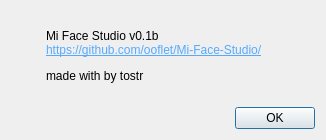
<?xml version="1.0" encoding="UTF-8"?>
<ui version="4.0">
 <class>Dialog</class>
 <widget class="QDialog" name="Dialog">
  <property name="enabled">
   <bool>true</bool>
  </property>
  <property name="geometry">
   <rect>
    <x>0</x>
    <y>0</y>
    <width>326</width>
    <height>140</height>
   </rect>
  </property>
  <property name="sizePolicy">
   <sizepolicy hsizetype="Fixed" vsizetype="Fixed">
    <horstretch>0</horstretch>
    <verstretch>0</verstretch>
   </sizepolicy>
  </property>
  <property name="minimumSize">
   <size>
    <width>326</width>
    <height>140</height>
   </size>
  </property>
  <property name="maximumSize">
   <size>
    <width>326</width>
    <height>140</height>
   </size>
  </property>
  <property name="windowTitle">
   <string>About</string>
  </property>
  <layout class="QVBoxLayout" name="verticalLayout">
   <item>
    <widget class="QFrame" name="frame">
     <property name="frameShape">
      <enum>QFrame::NoFrame</enum>
     </property>
     <property name="frameShadow">
      <enum>QFrame::Raised</enum>
     </property>
     <layout class="QGridLayout" name="gridLayout">
      <item row="3" column="1">
       <spacer name="verticalSpacer_2">
        <property name="orientation">
         <enum>Qt::Vertical</enum>
        </property>
        <property name="sizeHint" stdset="0">
         <size>
          <width>20</width>
          <height>40</height>
         </size>
        </property>
       </spacer>
      </item>
      <item row="1" column="3">
       <spacer name="horizontalSpacer">
        <property name="orientation">
         <enum>Qt::Horizontal</enum>
        </property>
        <property name="sizeHint" stdset="0">
         <size>
          <width>40</width>
          <height>20</height>
         </size>
        </property>
       </spacer>
      </item>
      <item row="1" column="2">
       <widget class="QLabel" name="label_2">
        <property name="text">
         <string>&lt;html&gt;&lt;head/&gt;&lt;body&gt;&lt;p&gt;Mi Face Studio v0.1b&lt;br/&gt;&lt;a href=&quot;\&amp;quot;\&amp;quot;&quot;&gt;&lt;span style=&quot; text-decoration: underline; color:#55aaff;&quot;&gt;https://github.com/ooflet/Mi-Face-Studio/&lt;/span&gt;&lt;/a&gt;&lt;/p&gt;&lt;p&gt;made with &lt;img src=&quot;:/Dark/heart.png&quot;/&gt; by tostr&lt;/p&gt;&lt;/body&gt;&lt;/html&gt;</string>
        </property>
        <property name="openExternalLinks">
         <bool>true</bool>
        </property>
       </widget>
      </item>
      <item row="0" column="1">
       <spacer name="verticalSpacer">
        <property name="orientation">
         <enum>Qt::Vertical</enum>
        </property>
        <property name="sizeHint" stdset="0">
         <size>
          <width>20</width>
          <height>40</height>
         </size>
        </property>
       </spacer>
      </item>
      <item row="1" column="1">
       <widget class="QLabel" name="label">
        <property name="sizePolicy">
         <sizepolicy hsizetype="Minimum" vsizetype="Preferred">
          <horstretch>0</horstretch>
          <verstretch>0</verstretch>
         </sizepolicy>
        </property>
        <property name="text">
         <string>&lt;html&gt;&lt;head/&gt;&lt;body&gt;&lt;p&gt;&lt;img src=&quot;:/Images/MiFaceStudio48x48.png&quot;/&gt;&lt;/p&gt;&lt;/body&gt;&lt;/html&gt;</string>
        </property>
       </widget>
      </item>
     </layout>
    </widget>
   </item>
   <item>
    <widget class="QDialogButtonBox" name="buttonBox">
     <property name="orientation">
      <enum>Qt::Horizontal</enum>
     </property>
     <property name="standardButtons">
      <set>QDialogButtonBox::Ok</set>
     </property>
    </widget>
   </item>
  </layout>
 </widget>
 <resources>
  <include location="../resources/icons.qrc"/>
 </resources>
 <connections>
  <connection>
   <sender>buttonBox</sender>
   <signal>accepted()</signal>
   <receiver>Dialog</receiver>
   <slot>accept()</slot>
   <hints>
    <hint type="sourcelabel">
     <x>248</x>
     <y>254</y>
    </hint>
    <hint type="destinationlabel">
     <x>157</x>
     <y>274</y>
    </hint>
   </hints>
  </connection>
  <connection>
   <sender>buttonBox</sender>
   <signal>rejected()</signal>
   <receiver>Dialog</receiver>
   <slot>reject()</slot>
   <hints>
    <hint type="sourcelabel">
     <x>316</x>
     <y>260</y>
    </hint>
    <hint type="destinationlabel">
     <x>286</x>
     <y>274</y>
    </hint>
   </hints>
  </connection>
 </connections>
</ui>
